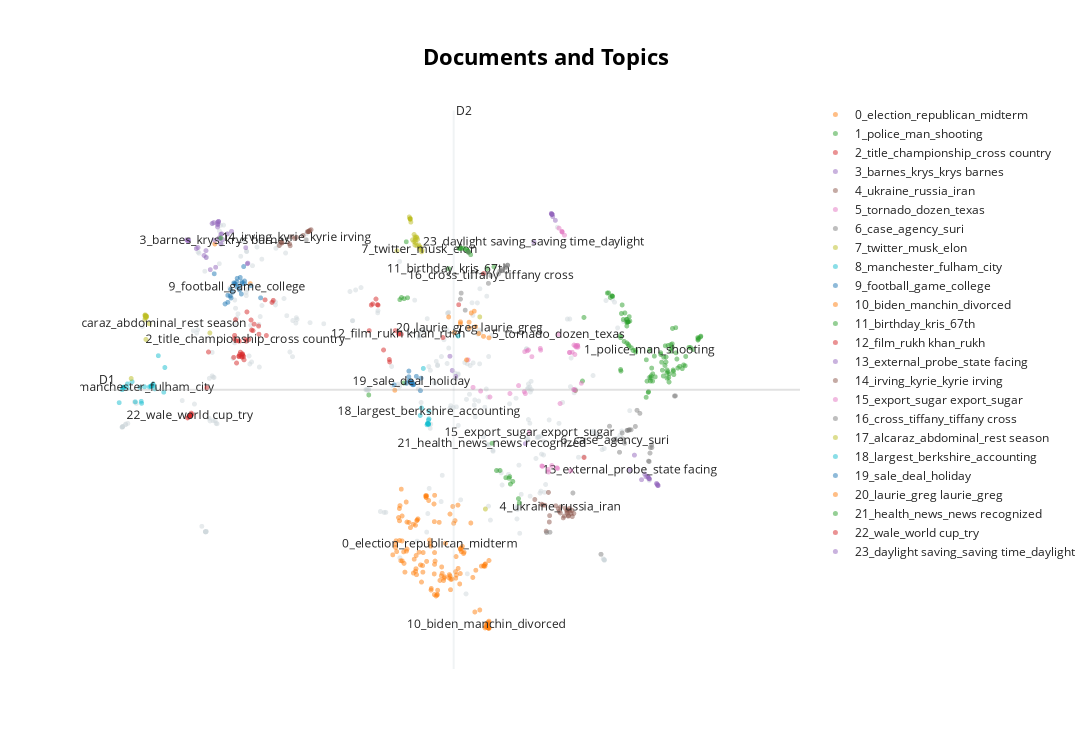

The cell this chart's notebook holds for it:
### Code cell
model.visualize_documents(titles)
